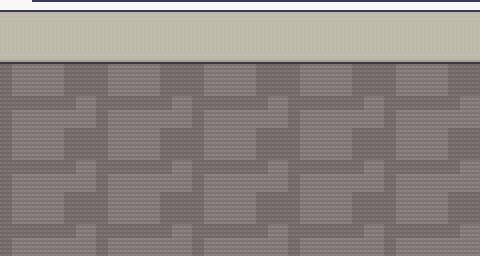

This is a level from a 2D game, rendered from its Tiled map with the project's own tilesets. A one-line summary and the complete map file follow:
An orthogonal 15x8 tile map with 32x32 px tiles, 10 tile layers (Floor, Tile Layer 6, Tile Layer 7, Collisions, ...), 1 hidden layer not drawn, 2 tilesets and 4 objects.

<map version="1.10" tiledversion="1.11.2" orientation="orthogonal" renderorder="right-down" width="15" height="8" tilewidth="32" tileheight="32" infinite="0" nextlayerid="17" nextobjectid="21">
 <tileset firstgid="1" source="Room_Builder_free_32x32.tsx" />
 <tileset firstgid="392" source="Interiors_free_32x32.tsx" />
 <layer id="7" name="Floor" width="15" height="8">
  <data encoding="csv">
219,220,221,219,220,221,219,220,221,219,220,221,219,220,221,
202,203,204,202,203,204,202,203,204,202,203,204,202,203,204,
219,220,221,219,220,221,219,220,221,219,220,221,219,220,221,
202,203,204,202,203,204,202,203,204,202,203,204,202,203,204,
219,220,221,219,220,221,219,220,221,219,220,221,219,220,221,
202,203,204,202,203,204,202,203,204,202,203,204,202,203,204,
219,220,221,219,220,221,219,220,221,219,220,221,219,220,221,
202,203,204,202,203,204,202,203,204,202,203,204,202,203,204
</data>
 </layer>
 <layer id="11" name="Tile Layer 6" width="15" height="8">
  <data encoding="csv">
0,0,0,0,0,0,0,0,0,0,0,0,0,0,0,
0,0,0,0,0,0,0,0,0,0,0,0,0,0,0,
0,0,0,0,0,0,0,0,0,0,0,0,0,0,0,
0,0,0,0,0,0,0,0,0,0,0,0,0,0,0,
0,0,0,0,0,0,0,0,0,0,0,0,0,0,0,
0,0,0,0,0,0,0,0,0,0,0,0,0,0,0,
0,0,0,0,0,0,0,0,0,0,0,0,0,0,0,
0,0,0,0,0,0,0,0,0,0,0,0,0,0,0
</data>
 </layer>
 <layer id="12" name="Tile Layer 7" width="15" height="8">
  <data encoding="csv">
0,0,0,0,0,0,0,0,0,0,0,0,0,0,0,
0,0,0,0,0,0,0,0,0,0,0,0,0,0,0,
0,0,0,0,0,0,0,0,0,0,0,0,0,0,0,
0,0,0,0,0,0,0,0,0,0,0,0,0,0,0,
0,0,0,0,0,0,0,0,0,0,0,0,0,0,0,
0,0,0,0,0,0,0,0,0,0,0,0,0,0,0,
0,0,0,0,0,0,0,0,0,0,0,0,0,0,0,
0,0,0,0,0,0,0,0,0,0,0,0,0,0,0
</data>
 </layer>
 <layer id="6" name="Collisions" width="15" height="8">
  <properties>
   <property name="collidable" type="bool" value="true" />
  </properties>
  <data encoding="csv">
0,331,332,332,332,332,332,332,332,332,332,332,332,332,2684354892,
0,0,0,0,0,0,0,0,0,0,0,0,0,0,0,
0,0,0,0,0,0,0,0,0,0,0,0,0,0,0,
0,0,0,0,0,0,0,0,0,0,0,0,0,0,0,
0,0,0,0,0,0,0,0,0,0,0,0,0,0,0,
0,0,0,0,0,0,0,0,0,0,0,0,0,0,0,
0,0,0,0,0,0,0,0,0,0,0,0,0,0,0,
0,0,0,0,0,0,0,0,0,0,0,0,0,0,0
</data>
 </layer>
 <layer id="10" name="Actions" width="15" height="8">
  <data encoding="csv">
0,0,0,0,0,0,0,0,0,0,0,0,0,0,0,
0,0,0,0,0,0,0,0,0,0,0,0,0,0,0,
0,0,0,0,0,0,0,0,0,0,0,0,0,0,0,
0,0,0,0,0,0,0,0,0,0,0,0,0,0,0,
0,0,0,0,0,0,0,0,0,0,0,0,0,0,0,
0,0,0,0,0,0,0,0,0,0,0,0,0,0,0,
0,0,0,0,0,0,0,0,0,0,0,0,0,0,0,
0,0,0,0,0,0,0,0,0,0,0,0,0,0,0
</data>
 </layer>
 <layer id="9" name="Tile Layer 4" width="15" height="8">
  <data encoding="csv">
0,0,0,0,0,0,0,0,0,0,0,0,0,0,0,
0,0,0,0,0,0,0,0,0,0,0,0,0,0,0,
0,0,0,0,0,0,0,0,0,0,0,0,0,0,0,
0,0,0,0,0,0,0,0,0,0,0,0,0,0,0,
0,0,0,0,0,0,0,0,0,0,317,0,0,0,0,
0,0,0,0,0,0,0,0,0,0,0,317,0,0,0,
0,0,0,0,0,0,0,0,0,0,0,0,0,0,0,
0,0,0,0,0,0,0,0,0,0,0,0,0,0,0
</data>
 </layer>
 <layer id="8" name="Tile Layer 3" width="15" height="8">
  <data encoding="csv">
1610613068,325,325,325,325,325,325,325,325,325,325,325,325,325,325,
175,342,342,342,342,342,342,342,342,342,342,342,342,342,342,
175,176,0,0,0,0,0,0,0,0,0,0,0,0,0,
175,176,0,0,0,0,0,0,0,0,0,0,0,0,0,
175,176,0,0,0,0,0,0,0,0,0,0,0,0,0,
175,176,0,0,0,317,317,0,0,0,0,0,0,0,0,
175,176,0,0,0,0,0,0,0,0,0,0,0,0,0,
175,176,0,0,0,0,0,0,0,0,0,0,0,0,0
</data>
 </layer>
 <layer id="14" name="Tile Layer 9" width="15" height="8">
  <data encoding="csv">
0,0,0,0,0,0,0,0,0,0,0,0,0,0,0,
0,0,0,0,0,0,0,0,0,0,0,0,0,0,0,
0,0,0,0,0,0,0,0,0,0,0,0,0,0,0,
0,0,0,0,0,0,0,0,0,0,0,0,0,0,0,
0,0,0,0,0,0,0,0,0,0,0,0,0,0,0,
0,0,0,0,0,0,0,0,0,0,0,0,0,0,0,
0,0,0,0,0,0,0,0,0,0,0,0,0,0,0,
0,0,0,0,0,0,0,0,0,0,0,0,0,0,0
</data>
 </layer>
 <layer id="13" name="Tile Layer 8" width="15" height="8">
  <data encoding="csv">
332,0,0,0,0,0,0,0,0,0,0,0,0,0,0,
349,0,0,0,0,0,0,0,0,0,0,0,0,0,0,
0,0,0,0,0,0,0,0,0,0,0,0,0,0,0,
0,0,0,0,0,0,0,0,0,0,0,0,0,0,0,
0,0,0,0,0,0,0,0,0,0,0,0,0,0,0,
0,0,0,0,0,0,0,0,0,0,0,0,0,0,0,
0,0,0,0,0,0,0,0,0,0,0,0,0,0,0,
0,0,0,0,0,0,0,0,0,0,0,0,0,0,0
</data>
 </layer>
 <layer id="15" name="Tile Layer 10" width="15" height="8">
  <data encoding="csv">
0,0,0,0,0,0,0,0,0,0,0,0,0,0,0,
0,0,0,0,0,0,0,0,0,0,0,0,0,0,0,
0,0,0,0,0,0,0,0,0,0,0,0,0,0,0,
0,0,0,0,0,0,0,0,0,0,0,0,0,0,0,
0,0,0,0,0,0,0,0,0,0,0,0,0,0,0,
0,0,0,0,0,0,0,0,0,0,0,0,0,0,0,
0,0,0,0,0,0,0,0,0,0,0,0,0,0,0,
0,0,0,0,0,0,0,0,0,0,0,0,0,0,0
</data>
 </layer>
 <layer id="16" name="Tile Layer 11" width="15" height="8" visible="0">
  <data encoding="csv">
0,0,0,0,0,0,0,0,0,0,0,0,0,0,0,
0,0,0,0,0,0,0,0,0,0,0,0,0,0,0,
0,0,0,0,0,0,0,0,0,0,0,0,0,0,0,
0,0,0,0,0,0,0,0,0,0,0,0,0,0,0,
0,0,0,0,0,0,0,0,0,0,0,0,0,0,0,
0,0,0,0,0,0,0,0,0,0,0,0,0,0,0,
0,0,0,0,0,0,0,0,0,0,0,0,0,0,0,
0,0,0,0,0,0,0,0,0,0,0,0,0,0,0
</data>
 </layer>
 <objectgroup id="2" name="Objects">
  <object id="15" x="531" y="2" />
  <object id="17" x="443.333" y="71.3334" width="9.33333" height="180.667">
   <properties>
    <property name="fromOrientation" value="horizontal" />
    <property name="fromRoom" value="kitchen" />
    <property name="spawn" type="bool" value="true" />
   </properties>
  </object>
  <object id="18" x="486.667" y="69.3333" width="18" height="182.667">
   <properties>
    <property name="destination" value="kitchen" />
    <property name="exitOrientation" value="horizontal" />
    <property name="type" value="door" />
   </properties>
  </object>
  <object id="19" x="-0.666667" y="2.66667" width="475.333" height="56.6667">
   <properties>
    <property name="collidable" type="bool" value="true" />
   </properties>
  </object>
 </objectgroup>
</map>
